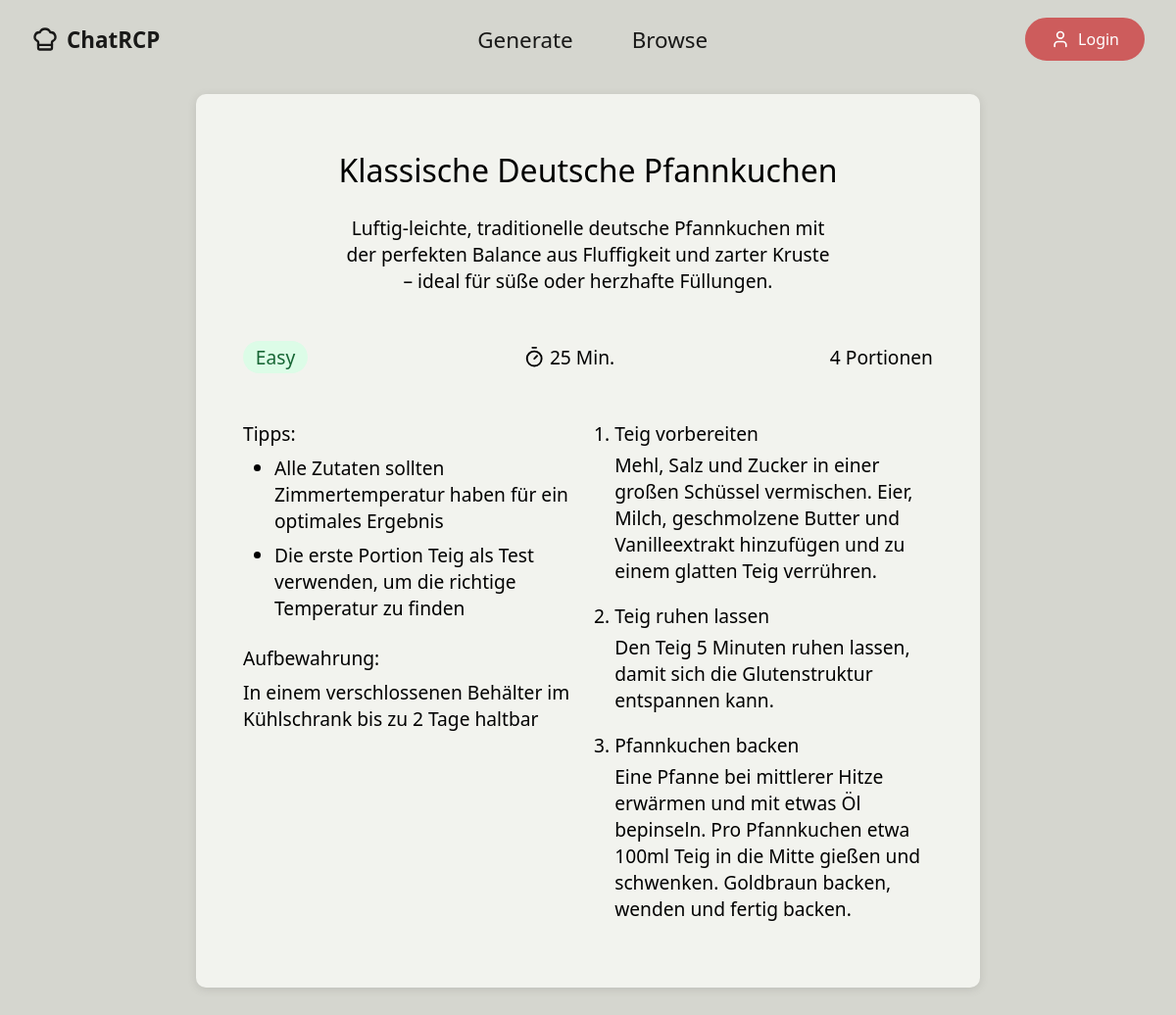
Page /recipes/detail/6/ on the earlier database version.
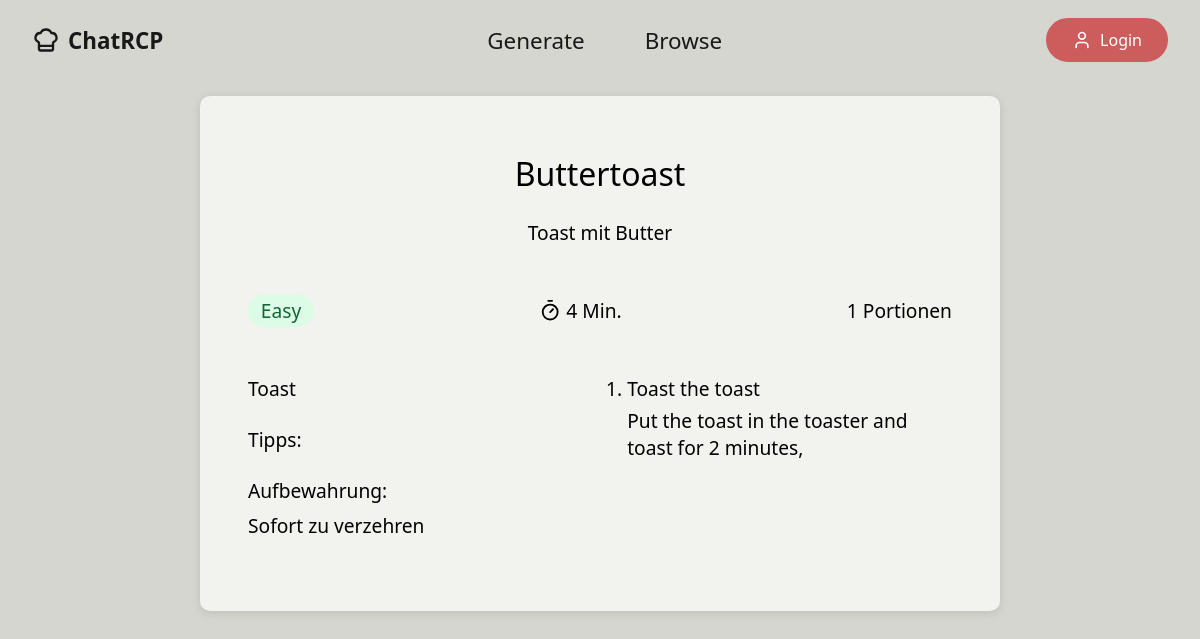
Same page on the later database version.
### recipes/models.py (models this page shows, shortened)
class Recipe(models.Model):
    class Difficulty(models.IntegerChoices):
        UNKNOWN = 0, 'Not Specified'
        BEGINNER = 1, 'Easy'
        ADVANCED = 2, 'Advanced'
        EXPERT = 3, 'Expert'
    class Spiciness(models.IntegerChoices):
        UNKNOWN = 0, 'Not Specified'
        NOT_SPICY = 1, 'Not Spicy'
        MILD = 2, 'Mild'
        MEDIUM = 3, 'Medium'
        HOT = 4, 'Hot'
    class Cost(models.IntegerChoices):
        UNKNOWN = 0, 'Not Specified'
        BUDGET = 1, 'Budget'
        MODERATE = 2, 'Moderate'
        MID_RANGE = 3, 'Mid-Range'
        PREMIUM = 4, 'Premium'
    title = models.CharField(max_length=255)
    description = models.TextField()
    difficulty = models.IntegerField(choices=Difficulty.choices, default=Difficulty.UNKNOWN)
    time_active = models.IntegerField()
    time_inactive = models.IntegerField()
    default_servings = models.IntegerField()
    storage = models.TextField()
    cuisine_types = models.ManyToManyField(CuisineType, related_name="recipes")
    cuisine_subtypes = models.ManyToManyField(CuisineSubtype, related_name="recipes")
    category = models.ForeignKey(RecipeCategory, on_delete=models.SET_NULL, related_name="recipes", null=True)
    diets = models.ManyToManyField(Diet, related_name="recipes")
    cooking_methods = models.ManyToManyField(CookingMethod, related_name="recipes")
    cost = models.IntegerField(choices=Cost.choices, default=Cost.UNKNOWN)
    spiciness = models.IntegerField(choices=Spiciness.choices, default=Spiciness.UNKNOWN)
    beverage_recommendation = models.ForeignKey(Beverage, on_delete=models.SET_NULL, null=True)
    hashtags = models.ManyToManyField(Hashtag, related_name="recipes")
    language = models.ForeignKey(Language, on_delete=models.SET_NULL, null=True)
    created_by = models.CharField(max_length=255, default="Claude")
    created_at = models.DateTimeField(auto_now_add=True)
    @property
    def time_total(self):
        return self.time_active + self.time_inactive
    def __str__(self):
        return self.title
    class Meta:
        ordering = ['created_at']

class RecipeTip(models.Model):
    tip = models.TextField()
    recipe = models.ForeignKey(Recipe, on_delete=models.CASCADE, related_name="tips")
    language = models.ForeignKey(Language, on_delete=models.SET_NULL, null=True)
    class Meta:
        ordering = ['recipe']

class RecipeInstruction(models.Model):
    number = models.IntegerField()
    headline = models.CharField(max_length=50)
    description = models.TextField()
    recipe = models.ForeignKey(Recipe, on_delete=models.CASCADE, related_name="instruction_steps")
    language = models.ForeignKey(Language, on_delete=models.SET_NULL, null=True)
    class Meta:
        ordering = ['recipe', 'number']

class RecipeComponent(models.Model):
    name = models.CharField(max_length=100)
    recipe = models.ForeignKey(Recipe, on_delete=models.CASCADE, related_name="components")

### recipes/views.py (the view)
# urls.py: path('detail/<int:pk>/', views.recipe_detail, name='detail'),
def recipe_detail(request, pk):
    recipe = get_object_or_404(Recipe, pk=pk)
    print(recipe)
    return render(request, 'recipes/detail.html', {'recipe': recipe})

### recipes/templatetags/number_converter.py (called while the page is built)
@register.filter
def time_converter(value):
    if value > 60:
        hrs = value // 60
        mins = value % 60
        if hrs > 24:
            days = hrs // 24
            hrs = hrs % 24
            if hrs > 0:
                if mins > 0:
                    return f"{days} Tage {hrs} Std. {mins} Min."
                else:
                    return f"{days} Tage {hrs} Std."
            else:
                return f"{days} Tage"
        else:
            if mins > 0:
                return f"{hrs} Std. {mins} Min."
            else:
                return f"{hrs} Std."
    else:
        return f"{value} Min."

### recipes/templates/recipes/detail.html (shortened to what this page needs)
{% extends "./layout.html" %}
{% load number_converter %}
{% block main-content %}
<div class="row-wrapper section-row" style="margin-top: 0;">
    <div class="row-content">
        <div class="widget recipe-pad">
            <div class="recipe-title">
                <span>{{ recipe.title }}</span>
            </div>
            <div class="recipe-description">
                <div style="max-width: 500px; text-align: center"><span>{{ recipe.description }}</span></div>
            </div>
            <div class="recipe-pad-row">
                <div class="recipe-difficulty recipe-difficulty-{{ recipe.difficulty }}">
                    {{ recipe.get_difficulty_display }}
                </div>
                <div class="recipe-time">
                    {{ recipe.time_total|time_converter }}
                </div>
                <div class="recipe-servings"> {{ recipe.default_servings }} Portionen</div>
            </div>
            <div class="recipe-pad-row">
                <div class="recipe-pad-content">
                    <div>
                        {% for component in recipe.components.all %}
                            <div class="main-ingredients"><span style="font-weight: 400">{{ component.name }}</span><br>
                            </div>
                        {% endfor %}
                    </div>
                    <div class="tips-container hide-mobile"><span style="font-weight: 400">Tipps:</span>
                        <ul style="overflow-wrap: break-word; padding-left: 2rem; list-style-type: disc">
                            {% for tip in recipe.tips.all %}
                                <li style="margin-top: 0.5rem;">{{ tip.tip }}</li>
                            {% endfor %}
                        </ul>
                    </div>
                    <div class="storage-container hide-mobile"><span style="font-weight: 400">Aufbewahrung:</span>
                        <p style="margin-top: 0.5rem;">{{ recipe.storage }}</p>
                    </div>
                </div>
                <div class="recipe-pad-content">
                    <div class="recipe-instructions">
                        <ol style="overflow-wrap: break-word; padding-left: 1.2rem;">
                            {% for instruction_step in recipe.instruction_steps.all %}
                                <div style="break-inside: avoid">
                                    <li style="font-weight: 400; margin-bottom: 0.3rem;">{{ instruction_step.headline }}</li>
                                    <p style="margin-bottom: 1.2rem;">{{ instruction_step.description }}</p>
                                </div>
                            {% endfor %}
                        </ol>
                    </div>
                </div>
            </div>
        </div>
    </div>
</div>
{% endblock main-content %}

Differences in the rows shown:
no longer on this page (row edited): RecipeTip: tip "Alle Zutaten sollten Zimmertemperatur haben für ein optimales Ergebnis"
no longer on this page (row edited): RecipeTip: tip "Die erste Portion Teig als Test verwenden, um die richtige Temperatur zu finden"
removed RecipeInstruction: headline "Teig vorbereiten", description "Mehl, Salz und Zucker in einer großen Schüssel vermischen. Eier, Milch, geschmolzene Butter und Vanilleextrakt hinzufügen und zu einem glatten Teig verrühren."
removed RecipeInstruction: headline "Teig ruhen lassen", description "Den Teig 5 Minuten ruhen lassen, damit sich die Glutenstruktur entspannen kann."
removed RecipeInstruction: headline "Pfannkuchen backen", description "Eine Pfanne bei mittlerer Hitze erwärmen und mit etwas Öl bepinseln. Pro Pfannkuchen etwa 100ml Teig in die Mitte gießen und schwenken. Goldbraun backen, wenden und fertig backen."
changed Recipe "Easy": title "Klassische Deutsche Pfannkuchen" → "Buttertoast"; description "Luftig-leichte, traditionelle deutsche Pfannkuchen mit der perfekten Balance aus Fluffigkeit und zarter Kruste – ideal für süße oder herzhafte Füllungen." → "Toast mit Butter"; time_total "25 Min." → "4 Min."; default_servings "4" → "1"; storage "In einem verschlossenen Behälter im Kühlschrank bis zu 2 Tage haltbar" → "Sofort zu verzehren"
added RecipeComponent: name "Toast"
now on this page (row edited): RecipeInstruction: headline "Toast the toast", description "Put the toast in the toaster and toast for 2 minutes,"
